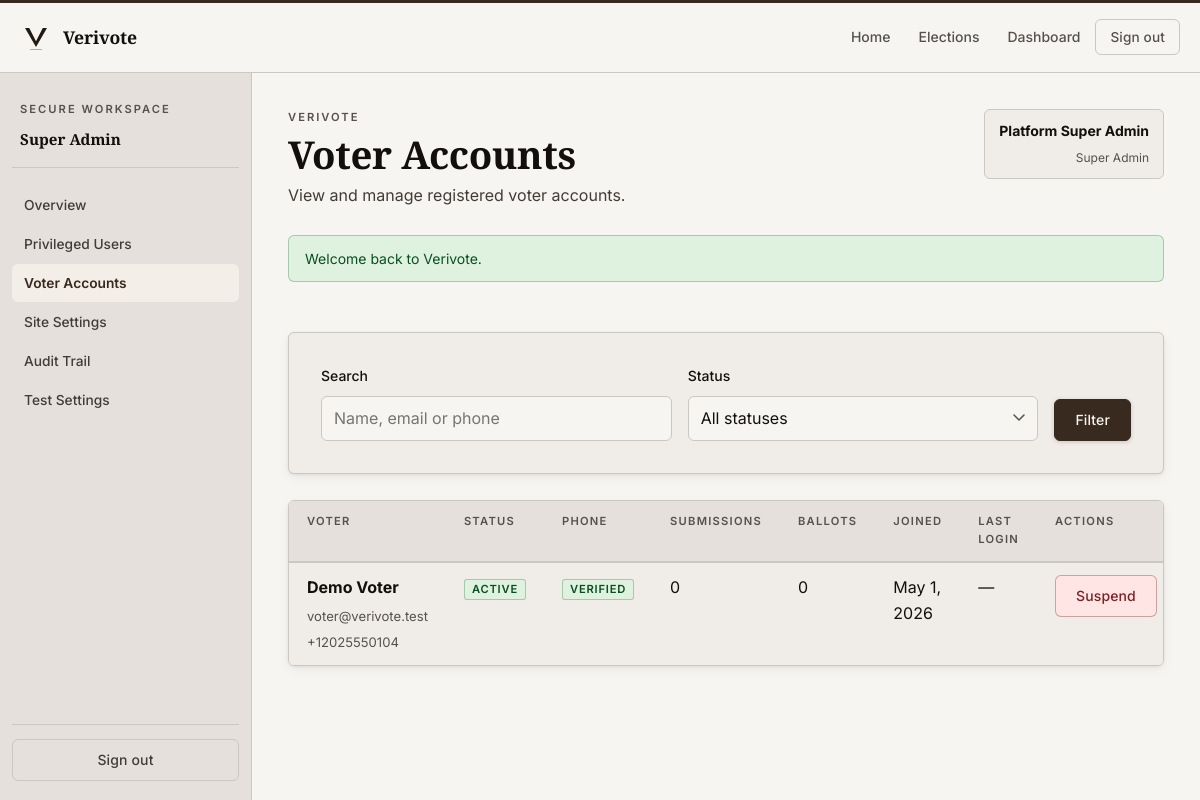
The app's page /admin/voters.php (signed in) with its own data.
### tables this page shows
CREATE TABLE users (
    id BIGINT UNSIGNED AUTO_INCREMENT PRIMARY KEY,
    role_id INT UNSIGNED NOT NULL,
    full_name VARCHAR(150) NOT NULL,
    email VARCHAR(190) NOT NULL UNIQUE,
    phone VARCHAR(40) NOT NULL UNIQUE,
    password_hash VARCHAR(255) NOT NULL,
    status ENUM('pending', 'active', 'suspended') NOT NULL DEFAULT 'pending',
    email_verified_at DATETIME NULL,
    phone_verified_at DATETIME NULL,
    last_login_at DATETIME NULL,
    failed_login_count INT UNSIGNED NOT NULL DEFAULT 0,
    created_at TIMESTAMP NOT NULL DEFAULT CURRENT_TIMESTAMP,
    updated_at TIMESTAMP NOT NULL DEFAULT CURRENT_TIMESTAMP ON UPDATE CURRENT_TIMESTAMP,
    CONSTRAINT fk_users_role FOREIGN KEY (role_id) REFERENCES roles(id)
);

### includes/helpers.php (called while the page is built, shortened)
<?php
function e(null|string|int|float $value): string
{
    return htmlspecialchars((string) $value, ENT_QUOTES | ENT_SUBSTITUTE, 'UTF-8');
}
function format_datetime(?string $value, string $format = 'M j, Y H:i T'): string
{
    return (new DateTimeImmutable($value))->format($format);
}
function format_status(string $value): string
{
    return ucwords(str_replace('_', ' ', $value));
}
function badge_class(string $status): string
{
    return match ($status) {
        'active', 'approved', 'verified', 'used', 'sent' => 'badge-success',
        'warning', 'scheduled', 'under_review', 'pending', 'queued' => 'badge-warning',
        'error', 'rejected', 'revoked', 'failed', 'suspended' => 'badge-danger',
        default => 'badge-muted',
    };
}
function fetch_all(string $sql, array $params = []): array
{
    $statement = db()->prepare($sql);
    $statement->execute($params);
    return $statement->fetchAll();
}

### config/database.php (called while the page is built, shortened)
<?php
function db(): PDO
{
    static $pdo = null;
    if ($pdo instanceof PDO) {
        return $pdo;
    }
    $config = app_config('db');
    $dsn = sprintf(
        'mysql:host=%s;port=%s;dbname=%s;charset=%s',
        $config['host'],
        $config['port'],
        $config['name'],
        $config['charset']
    );
    $pdo = new PDO($dsn, $config['user'], $config['pass'], [
        PDO::ATTR_ERRMODE => PDO::ERRMODE_EXCEPTION,
        PDO::ATTR_DEFAULT_FETCH_MODE => PDO::FETCH_ASSOC,
        PDO::ATTR_EMULATE_PREPARES => false,
    ]);
    return $pdo;
}

### admin/voters.php (the view, shortened to what this page needs)
<?php
$search       = trim((string) ($_GET['q'] ?? ''));
$statusFilter = (string) ($_GET['status'] ?? '');
$page         = max(1, (int) ($_GET['page'] ?? 1));
$perPage      = 25;
$offset       = ($page - 1) * $perPage;
$whereClauses = ['roles.slug = "voter"'];
$params       = [];
$where = 'WHERE ' . implode(' AND ', $whereClauses);
$voters = fetch_all(
    'SELECT users.id, users.full_name, users.email, users.phone, users.status,
            users.phone_verified_at, users.created_at, users.last_login_at,
            (SELECT COUNT(*) FROM voter_event_submissions WHERE voter_event_submissions.user_id = users.id) AS submission_count,
            (SELECT COUNT(*) FROM voting_tokens vt
             INNER JOIN voter_event_submissions ves ON ves.id = vt.submission_id
             WHERE ves.user_id = users.id AND vt.status = "used") AS ballot_count
     FROM users
     INNER JOIN roles ON roles.id = users.role_id
     ' . $where . '
     ORDER BY users.id DESC
     LIMIT ' . $perPage . ' OFFSET ' . $offset,
    $params
);
include dirname(__DIR__) . '/includes/header.php';
?>
<section class="panel">
    <form method="get" class="form-grid form-grid--inline">
        <div class="field">
            <label for="q">Search</label>
            <input id="q" type="text" name="q" value="<?= e($search); ?>" placeholder="Name, email or phone">
        </div>
        <div class="field">
            <label for="status">Status</label>
            <select id="status" name="status">
                <option value="">All statuses</option>
            </select>
        </div>
        <div class="field field--action">
            <button class="button button--primary" type="submit">Filter</button>
        </div>
    </form>
</section>
<div class="table-wrap">
    <table>
        <thead>
        <tr>
            <th>Voter</th>
            <th>Status</th>
            <th>Phone</th>
            <th>Submissions</th>
            <th>Ballots</th>
            <th>Joined</th>
            <th>Last login</th>
            <th>Actions</th>
        </tr>
        </thead>
        <tbody>
        <?php if (!$voters): ?>
            <tr><td colspan="8">No voters found<?= $search !== '' || $statusFilter !== '' ? ' matching that filter' : ''; ?>.</td></tr>
        <?php else: ?>
            <?php foreach ($voters as $voter): ?>
                <tr>
                    <td>
                        <strong><?= e($voter['full_name']); ?></strong>
                        <p><?= e($voter['email']); ?></p>
                        <p><?= e((string) $voter['phone']); ?></p>
                    </td>
                    <td><span class="badge <?= e(badge_class($voter['status'])); ?>"><?= e(format_status($voter['status'])); ?></span></td>
                    <td>
                        <span class="badge <?= !empty($voter['phone_verified_at']) ? 'badge-success' : 'badge-warning'; ?>">
                            <?= !empty($voter['phone_verified_at']) ? 'Verified' : 'Unverified'; ?>
                        </span>
                    </td>
                    <td><?= e((string) $voter['submission_count']); ?></td>
                    <td><?= e((string) $voter['ballot_count']); ?></td>
                    <td><?= e(format_datetime($voter['created_at'], 'M j, Y')); ?></td>
                    <td><?= !empty($voter['last_login_at']) ? e(format_datetime($voter['last_login_at'], 'M j, Y')) : '—'; ?></td>
                    <td class="table-actions">
                        <?php if ($voter['status'] === 'active'): ?>
                            <form method="post">
                                <button class="button button--danger" type="submit"
                                    data-confirm="Suspend <?= e($voter['full_name']); ?>? They will be unable to log in.">
                                    Suspend
                                </button>
                            </form>
                        <?php endif; ?>
                    </td>
                </tr>
            <?php endforeach; ?>
        <?php endif; ?>
        </tbody>
    </table>
</div>
<?php include dirname(__DIR__) . '/includes/footer.php'; ?>

### assets/css/app.css (style rules this page uses)
:root { --canvas: oklch(97% 0.006 75); --surface: oklch(94.5% 0.007 73); --surface-alt: oklch(91% 0.009 70); --surface-deep: oklch(88% 0.010 68); --ink: oklch(17% 0.008 55); --ink-2: oklch(36% 0.010 58); --ink-3: oklch(44% 0.009 62); --rule: oklch(83% 0.008 72); --rule-soft: oklch(90% 0.006 74); --accent: oklch(30% 0.028 55); --accent-dark: oklch(22% 0.022 52); --accent-over: oklch(97% 0.005 75); --accent-tint: oklch(95% 0.010 72); --success: oklch(38% 0.10 150); --success-tint: oklch(94% 0.03 145); --warning: oklch(52% 0.11 68); --warning-tint: oklch(95% 0.04 75); --danger: oklch(40% 0.13 22); --danger-tint: oklch(95% 0.04 20); --container: min(1180px, calc(100vw - 40px)); --radius: 6px; --shadow: 0 1px 3px oklch(17% 0.008 55 / 0.07), 0 4px 12px oklch(17% 0.008 55 / 0.05); --shadow-lg: 0 2px 8px oklch(17% 0.008 55 / 0.07), 0 12px 32px oklch(17% 0.008 55 / 0.08); --hero-bg: oklch(16% 0.008 55); --hero-surface: oklch(22% 0.009 57); --hero-rule: oklch(35% 0.008 58); --hero-ink: oklch(93% 0.006 74); --hero-ink-2: oklch(64% 0.007 68); }
*, *::before, *::after { box-sizing: border-box; }
html { scroll-behavior: smooth; }
body { margin: 0; min-height: 100vh; background: var(--canvas); color: var(--ink); font-family: "Inter", system-ui, sans-serif; font-size: 1rem; line-height: 1.6; -webkit-font-smoothing: antialiased; }
button, input, select, textarea { font: inherit; }
p { margin: 0; color: var(--ink-2); line-height: 1.7; max-width: 68ch; }
strong { color: var(--ink); }
.button { display: inline-flex; align-items: center; justify-content: center; gap: 8px; min-height: 42px; padding: 0 20px; border-radius: var(--radius); border: 1px solid transparent; cursor: pointer; font-weight: 500; font-size: 0.875rem; letter-spacing: 0.01em; transition: background 0.15s ease, border-color 0.15s ease, box-shadow 0.15s ease, transform 0.15s ease; }
.button--primary { background: var(--accent); color: var(--accent-over); border-color: var(--accent); box-shadow: 0 1px 4px oklch(30% 0.028 55 / 0.20); }
.button--danger { border-color: oklch(40% 0.13 22 / 0.35); color: var(--danger); background: var(--danger-tint); }
.hero-rail, .panel, .table-wrap, .list-shell, .auth-shell, .results-strip, .ledger { border: 1px solid var(--rule); border-radius: var(--radius); background: var(--surface); box-shadow: var(--shadow); }
.panel { padding: 32px; display: grid; gap: 20px; }
.form-grid { display: grid; grid-template-columns: repeat(2, minmax(0, 1fr)); gap: 18px; }
.field, .field--full { display: grid; gap: 8px; }
label { font-weight: 500; font-size: 0.875rem; color: var(--ink); }
input, select, textarea { width: 100%; min-height: 42px; border-radius: var(--radius); border: 1px solid var(--rule); background: var(--canvas); color: var(--ink); padding: 9px 12px; outline: none; transition: border-color 0.15s ease, box-shadow 0.15s ease; }
select { appearance: none; -webkit-appearance: none; background-repeat: no-repeat; background-position: right 12px center; padding-right: 36px; cursor: pointer; }
select option { background-color: var(--canvas); color: var(--ink); }
.badge { display: inline-flex; align-items: center; justify-content: center; min-height: 21px; padding: 0 7px; border-radius: 3px; font-size: 0.70rem; font-weight: 600; text-transform: uppercase; letter-spacing: 0.07em; border: 1px solid transparent; }
.badge-success { background: var(--success-tint); border-color: oklch(38% 0.10 150 / 0.26); color: var(--success); }
.table-wrap { overflow-x: auto; overflow-y: hidden; }
table { width: 100%; border-collapse: collapse; }
th, td { padding: 12px 18px; text-align: left; border-bottom: 1px solid var(--rule-soft); vertical-align: top; }
th { font-size: 0.70rem; font-weight: 600; text-transform: uppercase; letter-spacing: 0.11em; color: var(--ink-3); background: var(--surface-alt); border-bottom: 2px solid var(--rule); }
tr:last-child td { border-bottom: 0; }
.table-actions { display: flex; flex-wrap: wrap; gap: 8px; }
td p { margin-top: 4px; color: var(--ink-3); font-size: 0.82rem; max-width: none; }
.form-grid--inline { display: flex; flex-wrap: wrap; gap: 16px; align-items: flex-end; }
.form-grid--inline .field { margin: 0; flex: 1 1 180px; }
.form-grid--inline .field--action { flex: 0 0 auto; display: flex; gap: 8px; align-items: flex-end; }

### records on screen
users: full_name "Demo Voter", email "voter@verivote.test", phone "+12025550104", status "ACTIVE", shows "VERIFIED", submission_count "0", ballot_count "0", created_at "May 1, 2026"

### other values on screen
format_status(str_replace('_', ' ', $role)) "Super Admin"
$link['label'] "Overview"
$link['label'] "Privileged Users"
$link['label'] "Voter Accounts"
$link['label'] "Site Settings"
$link['label'] "Audit Trail"
$link['label'] "Test Settings"
$pageHeading "Voter Accounts"
$pageDescription "View and manage registered voter accounts."
$user['full_name'] "Platform Super Admin"
$user['role_name'] "Super Admin"
$flash['message'] "Welcome back to Verivote."
